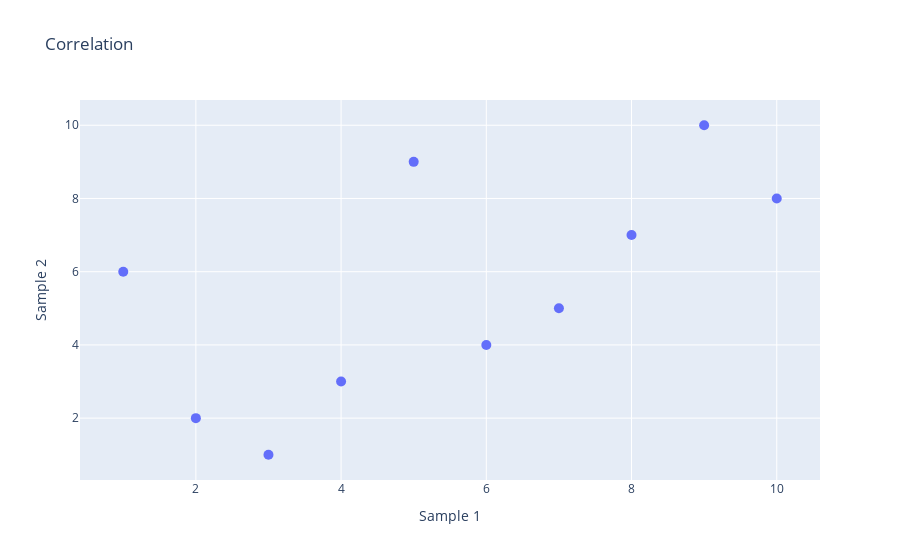

Here is the notebook cell this chart was saved with:
### Code cell
trace = go.Scatter(x = x, y = y, name = 'r', mode = 'markers', marker = dict(size = 10))

fig = go.Figure(data = [trace], layout = dict(title = "Correlation", 
                                              xaxis = dict(title = "Sample 1"), yaxis = dict(title = "Sample 2")))

fig.show()

### Figure 1 — Plotly figure (JSON) as saved in the notebook; plotly's stock layout.template omitted (floating-point values rounded to 4 significant figures)
{"data": [{"marker": {"size": 10}, "mode": "markers", "name": "r", "type": "scatter", "x": [1, 6, 5, 10, 3, 2, 4, 9, 7, 8], "y": [6, 4, 9, 8, 1, 2, 3, 10, 5, 7]}], "layout": {"title": {"text": "Correlation"}, "xaxis": {"title": {"text": "Sample 1"}}, "yaxis": {"title": {"text": "Sample 2"}}}}
